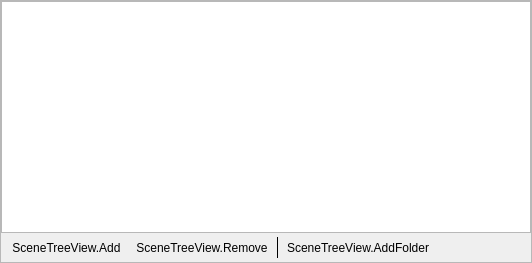
<?xml version="1.0" encoding="UTF-8"?>
<ui version="4.0">
 <class>STVDock</class>
 <widget class="QWidget" name="STVDock">
  <property name="geometry">
   <rect>
    <x>0</x>
    <y>0</y>
    <width>532</width>
    <height>263</height>
   </rect>
  </property>
  <layout class="QVBoxLayout" name="verticalLayout">
    <property name="leftMargin">
     <number>0</number>
    </property>
    <property name="topMargin">
     <number>0</number>
    </property>
    <property name="rightMargin">
     <number>0</number>
    </property>
    <property name="bottomMargin">
     <number>0</number>
    </property>
    <item>
     <widget class="QFrame" name="frame">
      <property name="frameShape">
       <enum>QFrame::StyledPanel</enum>
      </property>
      <property name="frameShadow">
       <enum>QFrame::Raised</enum>
      </property>
      <layout class="QVBoxLayout" name="verticalLayout_2">
       <property name="spacing">
        <number>0</number>
       </property>
       <property name="leftMargin">
        <number>0</number>
       </property>
       <property name="topMargin">
        <number>0</number>
       </property>
       <property name="rightMargin">
        <number>0</number>
       </property>
       <property name="bottomMargin">
        <number>0</number>
       </property>
       <item>
        <widget class="StvItemView" name="stvTree">
         <property name="contextMenuPolicy">
          <enum>Qt::CustomContextMenu</enum>
         </property>
         <property name="dragDropMode">
          <enum>QAbstractItemView::InternalMove</enum>
         </property>
         <property name="defaultDropAction">
          <enum>Qt::TargetMoveAction</enum>
         </property>
         <property name="selectionBehavior">
          <enum>QAbstractItemView::SelectItems</enum>
         </property>
         <property name="rootIsDecorated">
          <bool>true</bool>
         </property>
         <property name="headerHidden">
          <bool>true</bool>
         </property>
        </widget>
       </item>
       <item>
        <widget class="QWidget" name="listbox" native="true">
         <property name="enabled">
          <bool>true</bool>
         </property>
         <layout class="QHBoxLayout" name="hboxlayout">
          <property name="spacing">
           <number>1</number>
          </property>
          <property name="leftMargin">
           <number>4</number>
          </property>
          <property name="topMargin">
           <number>4</number>
          </property>
          <property name="rightMargin">
           <number>4</number>
          </property>
          <property name="bottomMargin">
           <number>4</number>
          </property>
          <item>
           <widget class="QToolButton" name="stvAdd">
            <property name="text">
             <string>SceneTreeView.Add</string>
            </property>
            <property name="autoRaise">
             <bool>true</bool>
            </property>
            <property name="themeID" stdset="0">
             <string>addIconSmall</string>
            </property>
           </widget>
          </item>
          <item>
           <widget class="QToolButton" name="stvRemove">
            <property name="text">
             <string>SceneTreeView.Remove</string>
            </property>
            <property name="autoRaise">
             <bool>true</bool>
            </property>
            <property name="themeID" stdset="0">
             <string>removeIconSmall</string>
            </property>
           </widget>
          </item>
          <item>
           <widget class="Line" name="line">
            <property name="frameShadow">
             <enum>QFrame::Plain</enum>
            </property>
            <property name="orientation">
             <enum>Qt::Vertical</enum>
            </property>
           </widget>
          </item>
          <item>
           <widget class="QToolButton" name="stvAddFolder">
            <property name="text">
             <string>SceneTreeView.AddFolder</string>
            </property>
            <property name="autoRaise">
             <bool>true</bool>
            </property>
           </widget>
          </item>
          <item>
           <spacer name="horizontalSpacer">
            <property name="orientation">
             <enum>Qt::Horizontal</enum>
            </property>
            <property name="sizeHint" stdset="0">
             <size>
              <width>40</width>
              <height>20</height>
             </size>
            </property>
           </spacer>
          </item>
         </layout>
        </widget>
       </item>
      </layout>
     </widget>
    </item>
   </layout>
 </widget>
 <customwidgets>
  <customwidget>
   <class>StvItemView</class>
   <extends>QTreeView</extends>
   <header>obs_scene_tree_view/stv_item_view.h</header>
  </customwidget>
 </customwidgets>
 <resources/>
 <connections/>
</ui>
